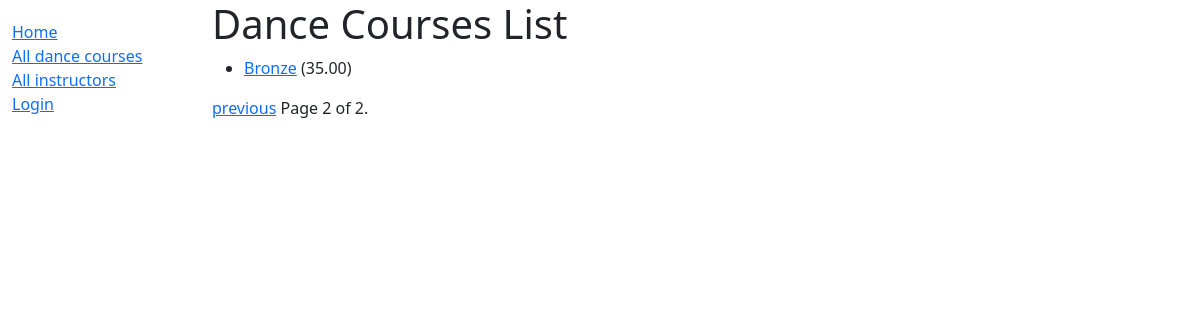
Before: /catalog/dance_courses/?page=2 with the older database file.
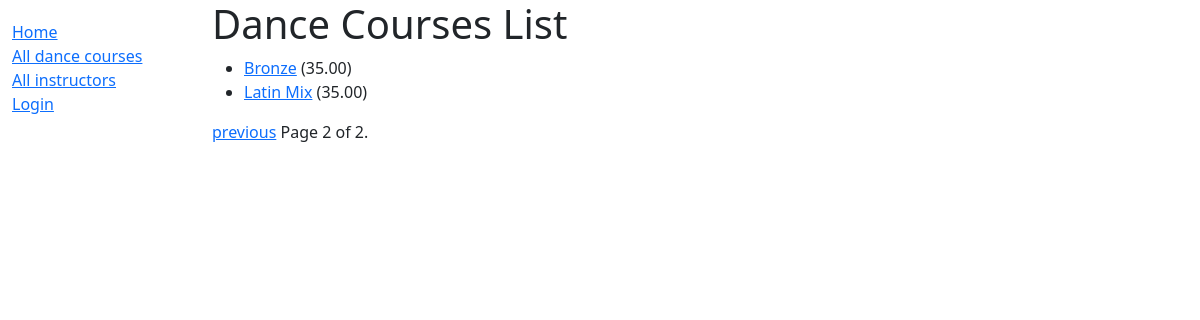
After: the same page with the newer database file.
### catalog/models.py (models this page shows, shortened)
class Dance_course(models.Model):
    title = models.CharField(max_length=200)
    '''not needed for my class: foreign key
    # Foreign Key used because book can only have one author, but authors can have multiple books
    # Author is a string rather than an object because it hasn't been declared yet in the file
    author = models.ForeignKey('Author', on_delete=models.SET_NULL, null=True)
    '''
    summary = models.TextField(max_length=1000, help_text='Enter a brief description of the dance course')
    ''' not needed
    isbn = models.CharField('ISBN', max_length=13, unique=True,
                             help_text='13 Character <a href="https://www.isbn-international.org/content/what-isbn">ISBN number</a>')
    '''
    ''' many to many
    # ManyToManyField used because genre can contain many books. Books can cover many genres.
    # Genre class has already been defined so we can specify the object above.
    genre = models.ManyToManyField(Genre, help_text='Select a genre for this book')
    '''
    style = models.ForeignKey('Style', on_delete=models.SET_NULL, null=True)
    cost = models.DecimalField(max_digits=5, decimal_places=2)
    def get_absolute_url(self):
        return reverse('dance_course-detail', args=[str(self.id)])

### catalog/views.py (the view)
# urls.py: path('dance_courses/', views.Dance_courseListView.as_view(), name='dance_course_list'),
class Dance_courseListView(generic.ListView):
    model = Dance_course
    paginate_by = 5
    '''# def get_context_data(self, **kwargs):
        # Call the base implementation first to get the context
        context = super(BookListView, self).get_context_data(**kwargs)
        # Create any data and add it to the context
        context['some_data'] = 'This is just some data'
        return context'''

### catalog/templates/catalog/dance_course_list.html
{% extends "base_generic.html" %}
{% block content %}
  <h1>Dance Courses List</h1>
  {% if dance_course_list %}
    <ul>
          {% for course in dance_course_list %}
      <li>
        <a href="{{ course.get_absolute_url }}">{{ course.title }}</a>
        ({{course.cost}})
      </li>
      {% endfor %}
    </ul>
  {% else %}
    <p>There are no courses offered atm.</p>
  {% endif %}
{% endblock %}

Changed rows visible on the page:
added Dance_course: title "Latin Mix", cost "35.00"
